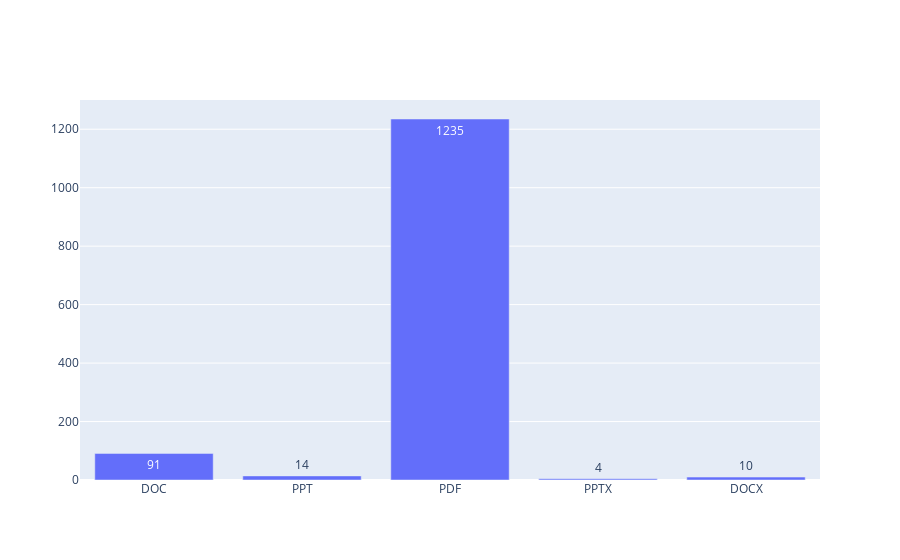

This figure's notebook cell:
### Code cell
import plotly.graph_objects as go
# animals=['giraffes', 'orangutans', 'monkeys']

# fig = go.Figure([go.Bar(x=, y=data_sum["counts"])])
# fig.show()


x = data_sum["data_type_code"]
y = data_sum["counts"]

# Use textposition='auto' for direct text
fig = go.Figure(data=[go.Bar(
            x=x, y=y,
            text=y,
            textposition='auto',
        )])

fig.show()

### Figure 1 — Plotly figure (JSON) as saved in the notebook; plotly's stock layout.template omitted (floating-point values rounded to 4 significant figures)
{"data": [{"text": [91, 14, 1235, 4, 10], "textposition": "auto", "type": "bar", "x": ["DOC", "PPT", "PDF", "PPTX", "DOCX"], "y": [91, 14, 1235, 4, 10]}], "layout": {}}
